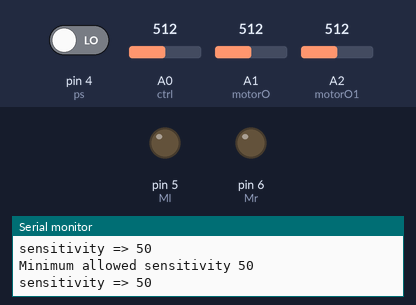
Recording of a sketch running on a simulated Arduino Uno, built with avr-gcc and run on an emulated ATmega328P. Parts: output pins drawn as LEDs (lit = HIGH), the last lines printed to the serial monitor. The inputs (shaded band) are chosen by the test bench; at power-on: pin 4 (ps) LOW, A2 (motorO1) = 512, A1 (motorO) = 512, A0 (ctrl) = 512.

Above: at 1.2 s.
1.3 s: pin 4 (ps) driven HIGH
At 2.3 s:
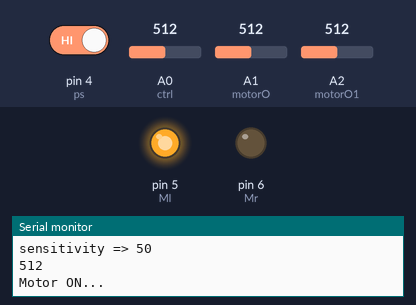
4.3 s: A2 (motorO1) set to 54
At 5.8 s:
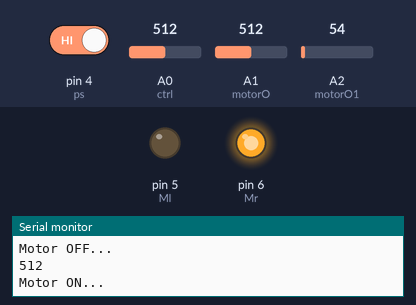
7.3 s: A2 (motorO1) set to 44
9.5 s: A1 (motorO) set to 52
12.0 s: A1 (motorO) set to 44
At 14.8 s:
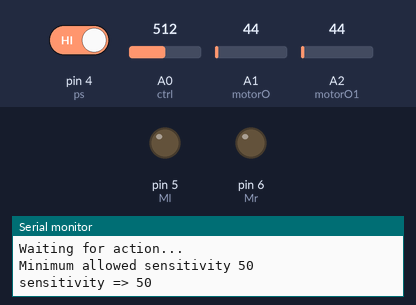
Timing chart, 0 to 16.0 s (numbered marks = the images above; inputs shaded):
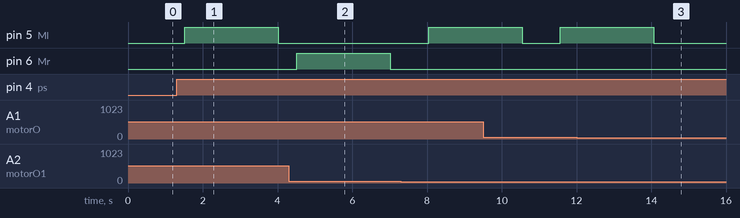

Measured:
- the behaviour switches between 50 and 49 on A1 (motorO) (found by bisection; images 2 and 3)
- after the input at 1.3 s, pin 5 (Ml): LOW → HIGH after 0.21 s, → LOW 2.5 s later
- after the input at 12.0 s, pin 5 (Ml): goes on until 14.1 s, then stays LOW

The sketch:

Motor.ino
```cpp
#define motorO A1
#define motorO1 A2
#define ctrl A0
#define Ml 5
#define Mr 6
#define ps 4
void setup(){
  Serial.begin(9600);
  pinMode(motorO1, INPUT);pinMode(motorO, INPUT);pinMode(ps,INPUT);pinMode(ctrl,INPUT);
  pinMode(Ml, OUTPUT);pinMode(Mr, OUTPUT);}

float dly = 2500 ;bool act = true;bool psCh = true;int MotorDir = Ml;int sens = 100;

void loop() {

  if(analogRead(motorO)>=sens && digitalRead(ps)){ Serial.println(analogRead(motorO)); runMotor(MotorDir == Ml ? Ml : Mr);}

  if(analogRead(motorO1)>=sens && digitalRead(ps)){ Serial.println(analogRead(motorO)); runMotor(MotorDir == Ml ? Mr : Ml);}

  if (!digitalRead(ps) && psCh) {Serial.println("Your power supply is off");psCh = false;}

  else if (digitalRead(ps) && !psCh) {Serial.println("Your power supply is on");psCh = true;act = true;}

  if(act && digitalRead(ps)){ Serial.println("Waiting for action..."); act = false;}

  if(readRes()>=500 && readRes()<= 550){ dly+=250; Serial.print("Current turning duration => "); Serial.print(dly/1000); Serial.println("s");delay(500);}

  if (dly>=1000 && (readRes()>=800 && readRes()<= 850)){ dly-=250; if(dly<1000){ Serial.println("Minimum allowed turning time 1s"); dly = 1000;} Serial.print("Current turning duration => "); Serial.print(dly/1000); Serial.println("s");delay(500);}

  if(readRes()>=2000 && readRes()<= 2100){ MotorDir = Ml; Serial.println("Motor Turning Direction => Same");delay(500);}

  if (readRes()>=3200 && readRes()<= 3300){ MotorDir = Mr; Serial.println("Motor Turning Direction => Reverse");delay(500);}

  if (sens >= 50 && (readRes()>=9500 && readRes()<= 10050)){ sens -= 25; if(sens < 50) {Serial.println("Minimum allowed sensitivity 50");sens = 50;} Serial.print("sensitivity => ");Serial.println(sens);delay(500);}

  if (readRes()>=5300 && readRes()<= 5400){ sens += 25; Serial.print("Sensitivity => ");Serial.println(sens);delay(500);}

  if(readRes()>=450 && readRes()<= 500){ Serial.println("Resetting settings... \tturning duration = 2.5s\tTurning direction = Same\tMotor sensitivity = 100"); dly = 2500;MotorDir = Ml;sens = 100;delay(1000);}
}
void runMotor(int direct)
{
    Serial.println("Motor ON...");
    digitalWrite(direct, HIGH);delay(dly);digitalWrite(direct, LOW);
    Serial.println("Motor OFF...");delay(500);
    act = true;
}

int readRes()
{
  int Ref = 10000, Vin = 5;
  if(analogRead(ctrl))
    return  Ref * ((Vin/((analogRead(ctrl) * Vin)/1024.0)) -1);
  else
    return 0;
}
```
